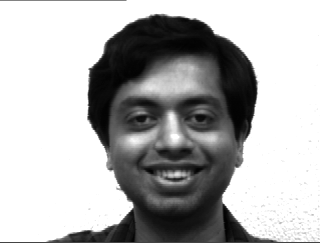
%> input picture images_P5/training_data/face_10_happy.bmp, 320 x 243 px; its folder holds 4 pictures in this run
$ octave train.m   (GNU Octave 9; MATLAB toolbox functions it lacks are replaced by stand-ins)
%> lines starting %> are read from the running program, lines starting %| are printed output that depends on the picture
clc; close all; clear;

facesDir = 'training_data';
faces = dir(fullfile(facesDir,'*.bmp')); %What is the variable faces containing?
% It contains all the faces to be used in the process of training.

face = imread(['./training_data/',faces(1).name,'']);
%> face is the input picture: size 243x320 uint8; min 0, max 255, mean 178
R = size(face,1);
%> R = 243
C = size(face,2);
%> C = 320
GAMMA = double(zeros(R.*C, length(faces)));
M=length(faces);

% #to-do: fulfill the matrix GAMMA: each row corresponds to an image of the training data
for i=1:M
    im = imread(['./training_data/',faces(i).name,'']);
    GAMMA(:, i) = im(:);
end

PSI = mean(GAMMA, 2);% #to-do: calculate the mean face of the training data
imshow(uint8(round(reshape(PSI, [R C]))));% #to-do: visualize PSI
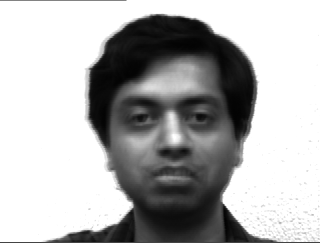
%> displayed picture: size 243x320, on the screen's scale of 0 to 255; min 1, max 255, mean 177.7
A = GAMMA - repmat(PSI, 1, M);% #to-do: calculate the matrix A by subtracting the mean face from each feature vector (help repmat)

% What is the trick of the method here?
% Instead of calculating the eignevectors of A * A', we instead will
% calculate the eigenvectors of A' * A
S_trick = A'*A;

[V, D] = eig(S_trick);% #to-do: calculate the eigenvector and the eigenvalue of the trick matrix (help eig)
% Which is the dimension of V? Compare to the dimension of the original images.
% V is 83x83, meaning it defines an 83-dimensional space, while the images
% lie in an 77760-dimensional space.
U = zeros(size(A));% #to-do: initialize eigenfaces taking into account the dimensionality reduction

% What is the following step here representing?
for l = 1:M % #to-do: specifiy the limit of the loop
    ul = double(zeros(size(A,1),1));
    for k = 1:M % #to-do: specifiy the limit of the loop
        ul = ul + V(l,k)*A(:,k);
    end
    U(:,l) = ul;
end

dd = diag(D);% #to-do: extract the eigen values of the matrix D (help diag)
[dd idx] = sort(dd, 'descend');% #to-do: sort them in descendent order

% What are we doing here? Why? Document the code in the following rows.
% We want to preserve the eigenvectors with an eigenvalue > 0 since those
% are the vectors that will give us information that is useful to us.
dd = dd(dd>0); % We preserve the eigenvectors that have a positive value
idx2 = idx(dd>0); % We keep the descending order of the positive values
U = U(:,idx2); % We only save the vectors from above

numberOfEigenFaces = length(dd);% #to-do: calculate the number of eigenfaces
%> numberOfEigenFaces = 4

% Can we say that the following 4 eigenfaces images are the most
% representative eigenfaces? If so, why?
% Yes. The following are the most representative eigenfaces because they
% are the ones with the most prominent eigenvalues.
figure();
subplot(2,2,1), imshow(reshape(U(:,1), R, C), []), title('Eigenface 1');
%> after `imshow(reshape(U(:,1), R, C), [])`:
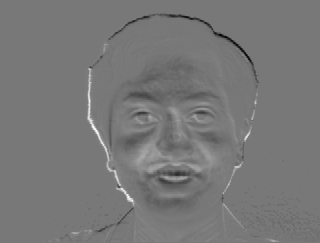
%> displayed picture: size 243x320, on the screen's scale of 0 to 255; min 0, max 255, mean 119.6
subplot(2,2,2), imshow(reshape(U(:,2), R, C), []), title('Eigenface 2');
%> after `imshow(reshape(U(:,2), R, C), [])`:
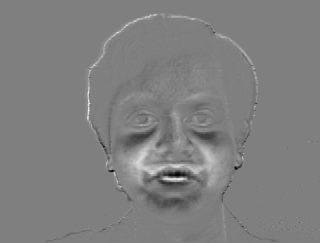
%> displayed picture: size 243x320, on the screen's scale of 0 to 255; min 0, max 255, mean 127.3
subplot(2,2,3), imshow(reshape(U(:,3), R, C), []), title('Eigenface 3');
%> after `imshow(reshape(U(:,3), R, C), [])`:
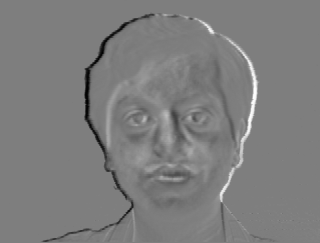
%> displayed picture: size 243x320, on the screen's scale of 0 to 255; min 0, max 255, mean 125.4
subplot(2,2,4), imshow(reshape(U(:,4), R, C), []), title('Eigenface 4');
%> after `imshow(reshape(U(:,4), R, C), [])`:
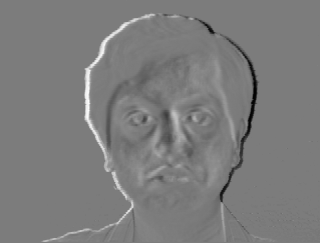
%> displayed picture: size 243x320, on the screen's scale of 0 to 255; min 0, max 255, mean 124.3

% Define the steps here. What is W_TRAIN?
A = A(:, idx); % We sort the columns (eigenvectors) in descending order in accordance to how we sorted the eigenvalues
W_TRAIN = A' * U; % W_TRAIN is a matrix containing the projection of all faces into eigenface space

% Visualize the images of 5 different persons with 5 colors corresponding to each person in the space of the first 3 most important
% eigenfaces space.
figure;
colours = ['b' 'g' 'r' 'm' 'k' ];
for i=1:5
    plot3(W_TRAIN(i, 1), W_TRAIN(i, 2), W_TRAIN(i, 3), colours(i), 'Marker', 'h', 'MarkerSize', 10);
    hold on;
end
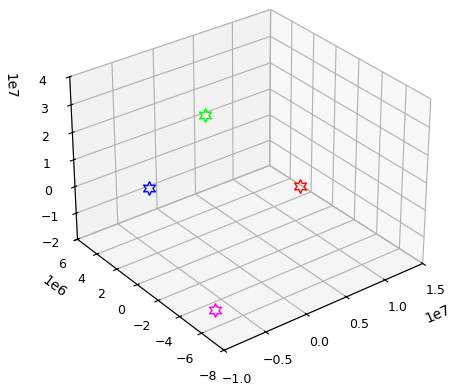
%> figure redrawn from the program's plot data
hold off;
save('EIGENFACES_TRAIN_DATA', 'GAMMA', 'PSI', 'idx', 'U', 'W_TRAIN', 'A');
